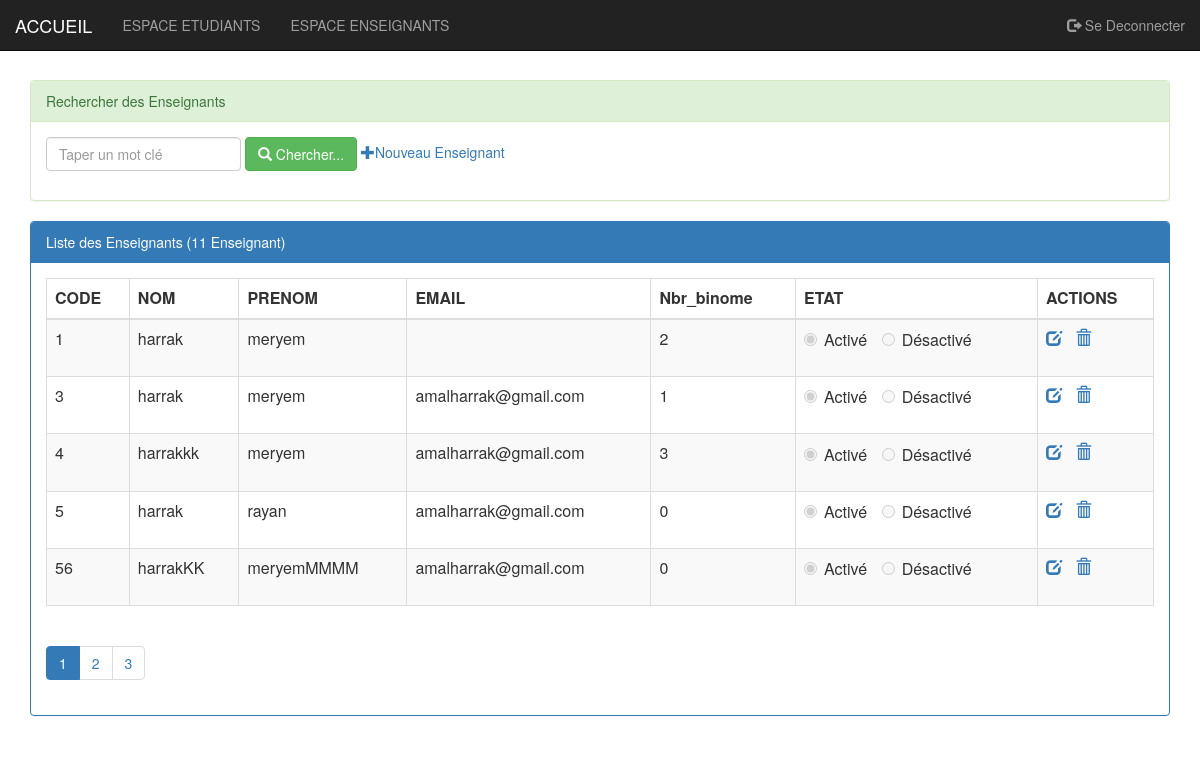
Page /page/ESPACE_ENSEIGNANT.php (signed in) on the committed database.
### tables this page shows
CREATE TABLE IF NOT EXISTS `enseignant` (
  `ID` int(5) NOT NULL,
  `NOM` varchar(100) NOT NULL,
  `PRENOM` varchar(255) NOT NULL,
  `EMAIL` varchar(255) NOT NULL,
  `Nbr_binome` int(10) NOT NULL,
  `ETAT` int(1) NOT NULL DEFAULT '1',
  PRIMARY KEY (`ID`)
);

### page/ESPACE_ENSEIGNANT.php (the view, shortened to what this page needs)
<?php
	require_once('conexionbd.php');
	$mc=isset($_GET['motCle'])? $_GET['motCle']:"";
	$size=isset($_GET['size'])?$_GET['size']:5;
	$page=isset($_GET['page'])? $page=$_GET['page']:1;
	$offset=($page-1)*$size;
	if($mc==0){
		$resultat = "SELECT ID,NOM,PRENOM,EMAIL,Nbr_binome,ETAT
								FROM enseignant
                                WHERE
                                NOM like '%$mc%'OR
                                ID='$mc'OR PRENOM like '%$mc%'
								ORDER BY ID
								LIMIT $size
                            OFFSET $offset";
       	$resultat2 = "select count(*)  nbrEtudiant
								from enseignant
								where NOM like '%$mc%' OR ID='%$mc%' OR PRENOM like '%$mc%'";
    }
      else{
		$resultat = "SELECT ID,NOM,PRENOM,EMAIL,Nbr_binome,ETAT
								FROM enseignant
                                WHERE
                                NOM like '%$mc%'OR
                                ID='$mc' OR PRENOM like '%$mc%'
								ORDER BY ID
								LIMIT $size
                            OFFSET $offset";
       	$resultat2 = "select count(*)  nbrEtudiant
								from enseignant
								where NOM like '%$mc%' OR ID='%$mc%' OR PRENOM like '%$mc%'";
    }
 $resultats=$pdo->query($resultat);
 $resultatcount=$pdo->query($resultat2);
	$nbrCount=$resultatcount->fetch();
   $nbrEtu=$nbrCount['nbrEtudiant'];
	$reste=$nbrEtu % $size;
	 if($reste==0)
	$nbrPage=$nbrEtu/$size;
	else
	$nbrPage=floor($nbrEtu/$size)+1;
?>
<!DOCTYPE HTML>
<html>
	<head>
		<link rel="stylesheet" type="text/css" href="../css/bootstrap.css">
		<link rel="stylesheet" type="text/css" href="../css/monstyle.css">
	</head>
	<body>
			<?php include('Menu.php');?>
			<div class="container">
				<div class="panel panel-success margetop">
					<div class="panel-heading">Rechercher des Enseignants</div>
					<div class="panel-body">
						<form method="get" action="ESPACE_ENSEIGNANT.php" class="form-inline">
						<div class="form-group">
								<input type="text" name="motCle"
										placeholder="Taper un mot clé"
										 class="form-control"
										value="<?php echo $mc; ?>"/>
                            </div>
								<button type="submit" class="btn btn-success">
									<span class="glyphicon glyphicon-search"></span>
									Chercher...
								</button>
									<a  href="add_enseignant.php"><span class="glyphicon glyphicon-plus" ></span>Nouveau Enseignant</a>
						</form>
					</div>
				</div>
				<div class="panel panel-primary">
					<div class="panel-heading">
				Liste des Enseignants (<?php echo $nbrEtu ?> Enseignant)
					</div>
					<div class="panel-body">
						<table class="table table-striped table-bordered">
							<thead>
								<tr>
									<th>CODE</th>
									<th>NOM</th>
									<th>PRENOM</th>
									<th>EMAIL</th>
                                      <th>Nbr_binome</th>
                                    <th>ETAT</th>
								<th>ACTIONS</th>
								</tr>
							</thead>
							<tbody>
      	<?php while($STAGIAIRE=$resultats->fetch()){?>
									<tr>
								<td><?php echo $STAGIAIRE['ID'] ?></td>
								<td><?php echo $STAGIAIRE['NOM'] ?></td>
								<td><?php echo $STAGIAIRE['PRENOM'] ?></td>
								<td><?php echo $STAGIAIRE['EMAIL'] ?></td>
                        <td><?php echo $STAGIAIRE['Nbr_binome'] ?> </td>
                                        <td>
<form>
    <?php if($STAGIAIRE['ETAT']==1){?>
     <label class="radio-inline">
          <input type="radio" name="choix" id="activer" value="activer" disabled="disabled"  checked="checked">Activé
           </label>
    <label class="radio-inline">
       <input type="radio" name="choix" id="desactiver" value="desactiver" disabled="disabled" >  Désactivé
    </label>
               <?php } ?>
  </form>
        </td>
	<td>
			<a href="editer_ens.php?ID=<?php echo $STAGIAIRE['ID'] ?>">
<span class="glyphicon glyphicon-edit"></span>
				</a>
<a onclick="return confirm('Etes vous sur de vouloir supprimer enseignant?')"
													href="supprimer_enseignant.php?ID=<?php echo $STAGIAIRE['ID'] ?>">
													<span class="glyphicon glyphicon-trash"></span>
												</a>
										</td>
									</tr>
								<?php } ?>
							</tbody>
						</table>
						<div>
								<ul class="pagination">
									<?php for($i=1;$i<=$nbrPage;$i++){ ?>
										<li class="<?php if($i==$page) echo 'active' ?>">
<a href="ESPACE_ENSEIGNANT.php?page=<?php echo $i ;?>&motCle=<?php echo $mc ; ?>">
   <?php echo $i ;?>
											</a>
										</li>
									<?php } ?>
								</ul>
						</div>
					</div>
				</div>
			</div>
	</body>
</html>

### css/monstyle.css (style rules this page uses)
.margetop { margin-top:60px; }

### rows in the picture
enseignant: ID "1", NOM "harrak", PRENOM "meryem", Nbr_binome "2"
enseignant: ID "3", NOM "harrak", PRENOM "meryem", EMAIL "amalharrak@gmail.com", Nbr_binome "1"
enseignant: ID "4", NOM "harrakkk", PRENOM "meryem", EMAIL "amalharrak@gmail.com", Nbr_binome "3"
enseignant: ID "5", NOM "harrak", PRENOM "rayan", EMAIL "amalharrak@gmail.com", Nbr_binome "0"
enseignant: ID "56", NOM "harrakKK", PRENOM "meryemMMMM", EMAIL "amalharrak@gmail.com", Nbr_binome "0"

### other values in the picture
$nbrEtu "11"
